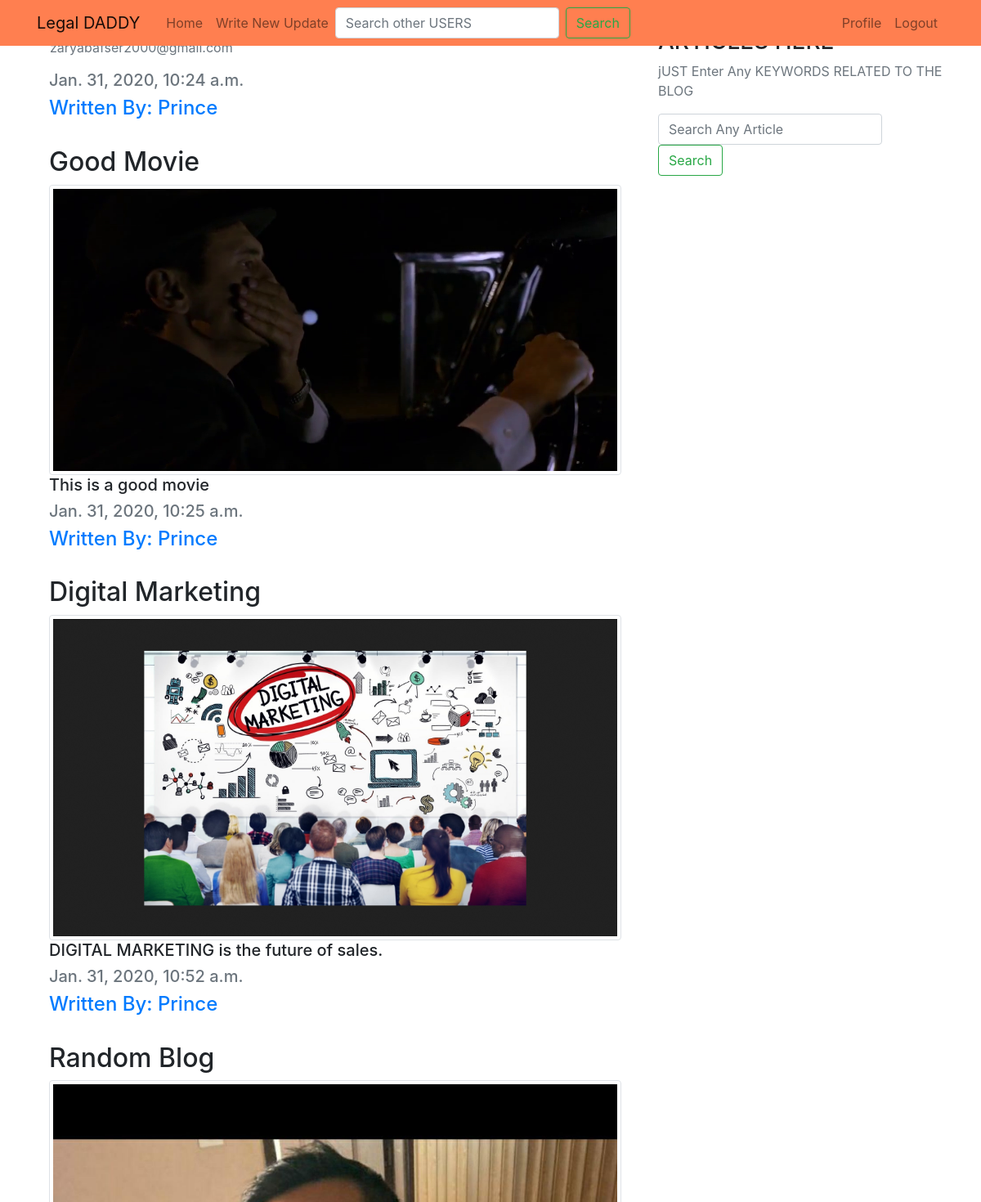
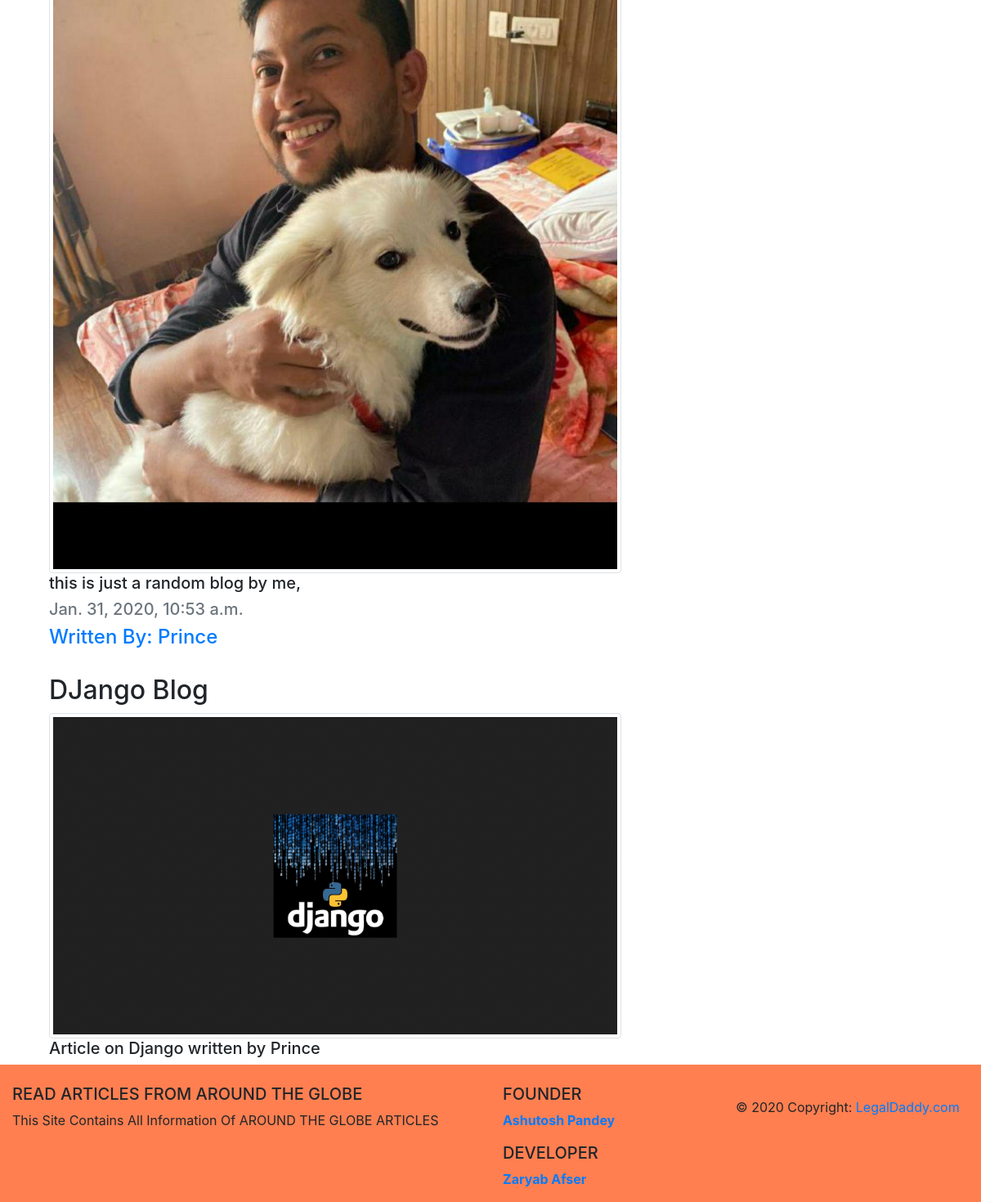
/profile/9 (signed in), run on the app's committed database (2 pictures, top to bottom).
### blog/models.py (models this page shows, shortened)
class Post(models.Model):
    title = models.CharField(max_length=100)
    article = models.TextField()
    date = models.DateTimeField(default=timezone.now)
    image = models.FileField(upload_to='blog_pics')
    public = models.BooleanField(default=False,blank=False)
    person = models.ForeignKey(User, on_delete=models.CASCADE)

### blog/views.py (the view)
# urls.py: path('profile/<person_id>', views.profile,name='profile'),
@login_required
def profile(request, person_id):
    detail = Post.objects.filter(person_id=person_id)
    count = detail.count()
    context={
        "datas": detail,
        "count":count
    }
    return render(request, 'blog/profile.html',context)

### blog/templates/blog/profile.html (shortened to what this page needs)
{% extends "blog/base_profile.html" %}
{% load static %}
{% block content %}
	<div class="content-section">
      <div class="media">
        <div class="media-body">
          <h2 class="account-heading">{{ user.username }}</h2>
          <p class="text-secondary">{{ user.email }}</p>
        </div>
          <h1>{{ count }} Blogs Yet</h1>
      </div>
    </div>
    <div class="container">
      {% for data in datas %}
    	 <article class="media content-section">
          <div class="media-body">
            <h5 class="text-muted">{{ data.date }}</h5>
            <div class="article-metadata">
              <h4><a class="mr-2" href="#" %}>Written By: {{ data.person }}</a></h4>
            </div>
            <br>
            <h2 class="article-title-head">{{ data.title }}</h2>
            <img class="img-thumbnail" alt="Responsive Thumbnail Image" src="{{ data.image.url }}" width="160%" height="90">
            <br>
            <h5 class="article-title" >{{ data.article }}</h5>
          </div>
        </article>
        {% endfor %}
    </div>
{% endblock %}

### blog/static/blog/main.css (style rules this page uses)
:root { --input-padding-x: 1.5rem; --input-padding-y: .75rem; }
body { background: white; }

### data on the page
Post: date "Jan. 31, 2020, 10:24 a.m.", person "Prince", title "Good Movie", image (picture), article "This is a good movie"
Post: date "Jan. 31, 2020, 10:25 a.m.", person "Prince", title "Digital Marketing", image (picture), article "DIGITAL MARKETING is the future of sales."
Post: date "Jan. 31, 2020, 10:52 a.m.", person "Prince", title "Random Blog", image (picture), article "this is just a random blog by me,"
Post: date "Jan. 31, 2020, 10:53 a.m.", person "Prince", title "DJango Blog", image (picture), article "Article on Django written by Prince"

### other printed values
{{ user.email }} "zaryabafser2000@gmail.com"
